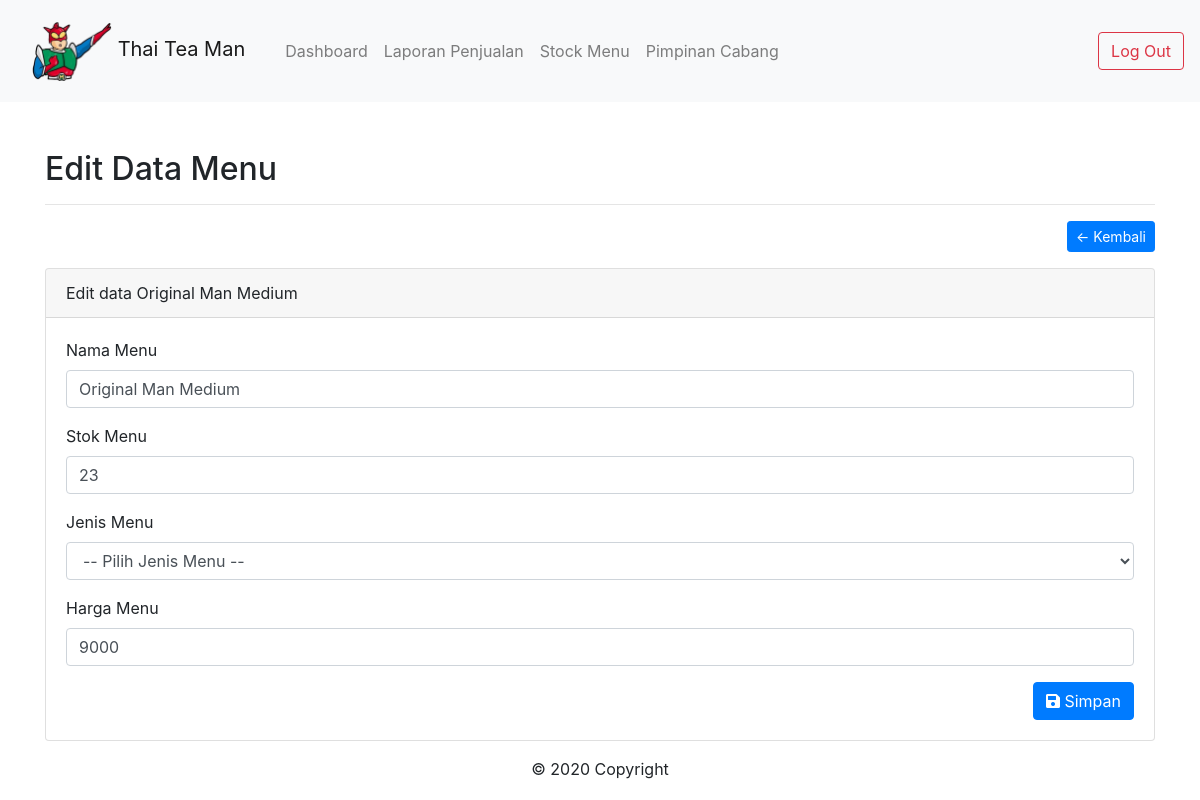
/admin/data-barang.php?h=edit-barang&id=36 (signed in), run on the app's committed database.
### tables this page shows
CREATE TABLE `tb_stock` (
  `id_user` int(11) NOT NULL,
  `id_barang` int(11) NOT NULL,
  `stock` bigint(20) NOT NULL DEFAULT '0'
);

CREATE TABLE `tb_barang` (
  `id` int(11) NOT NULL,
  `nama_barang` varchar(255) NOT NULL,
  `jenis_barang` varchar(255) NOT NULL,
  `harga` int(15) NOT NULL
);

### admin/includes/edit-barang.php (the view, shortened to what this page needs)
<div class="container mt-5">
	<h2>Edit Data Menu</h2>
	<hr>
	<a href="data-barang.php" class="btn btn-primary btn-sm float-right">&larr; Kembali</a>
	<div class="clearfix"></div>
	<?php
		$sql = $conn->query("SELECT * FROM tb_barang b JOIN tb_stock s ON b.id= s.id_barang WHERE b.id = '".$_GET['id']."' AND s.id_user = $id_kasir");
		$data = $sql->fetch_assoc();
	?>
	<div class="card mt-3">
		<div class="card-header">
			Edit data <?= $data['nama_barang'] ?>
		</div>
		<div class="card-body">
			<form action="proses/edit-data-barang.php" method="POST">
				<div class="form-group">
					<label for="nama_barang">Nama Menu</label>
					<input type="text" name="nama_barang" value="<?= $data['nama_barang'] ?>" class="form-control" required>
				</div>
				<div class="form-group">
					<label for="stok_barang">Stok Menu</label>
					<input type="number" name="stok_barang" value="<?= $data['stock'] ?>" min="1" max="10000" class="form-control" required>
				</div>
				<div class="form-group">
				<label for="jenis_barang">Jenis Menu</label>
				<select name="jenis_barang" class="form-control" value="<?= $data['jenis_barang'] ?>" required>
					<option value="">-- Pilih Jenis Menu --</option>
				</select>
				</div>
				<div class="form-group">
					<label for="harga">Harga Menu</label>
					<input type="number" name="harga" placeholder="Harga Menu" class="form-control" value="<?= $data['harga'] ?>" min="0" required>
				</div>
				<button type="submit" class="btn btn-primary float-right"><i class="fas fa-save"></i> Simpan</button>
				<div class="clearfix"></div>
			</form>
		</div>
	</div>
</div>

### data on the page
tb_stock: id_barang.nama_barang "Original Man Medium", nama_barang "Original Man Medium", stok_barang "23", harga "9000"
